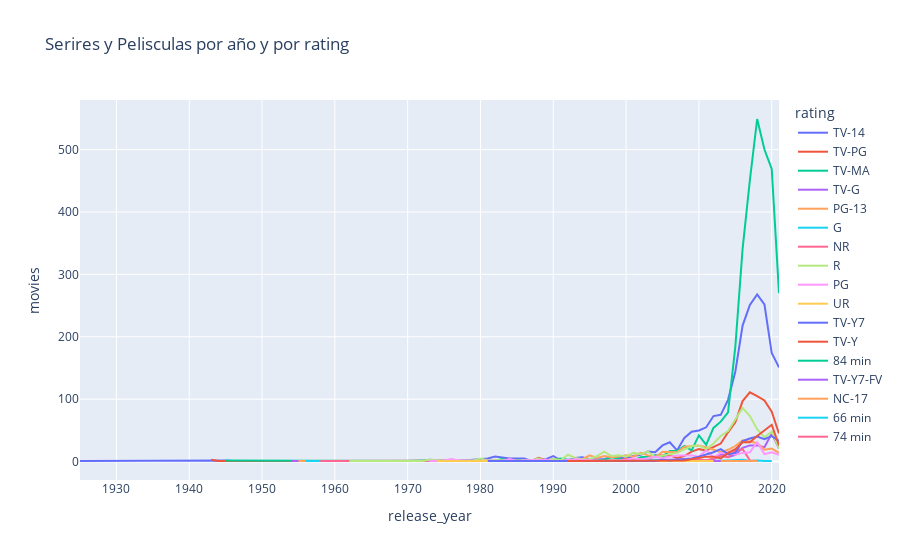

Notebook source saved alongside this figure:
### Code cell
fig = px.line(df_release_rating, x='release_year', y='movies', color='rating', title='Serires y Pelisculas por año y por rating')
fig.show()

### Figure 1 — Plotly figure (JSON) as saved in the notebook; plotly's stock layout.template omitted (floating-point values rounded to 4 significant figures)
{"data": [{"hovertemplate": "rating=TV-14<br>release_year=%{x}<br>movies=%{y}<extra></extra>", "legendgroup": "TV-14", "line": {"color": "#636efa", "dash": "solid"}, "marker": {"symbol": "circle"}, "mode": "lines", "name": "TV-14", "orientation": "v", "showlegend": true, "type": "scatter", "x": [1925, 1942, 1944, 1945, 1946, 1954, 1955, 1956, 1958, 1959, 1960, 1961, 1963, 1964, 1965, 1967, 1971, 1972, 1973, 1974, 1975, 1976, 1977, 1979, 1980, 1981, 1982, 1983, 1984, 1985, 1986, 1987, 1988, 1989, 1990, 1991, 1992, 1993, 1994, 1995, 1996, 1997, 1998, 1999, 2000, 2001, 2002, 2003, 2004, 2005, 2006, 2007, 2008, 2009, 2010, 2011, 2012, 2013, 2014, 2015, 2016, 2017, 2018, 2019, 2020, 2021], "xaxis": "x", "y": [1, 2, 2, 2, 1, 1, 1, 1, 1, 1, 2, 1, 1, 1, 1, 1, 2, 1, 3, 2, 2, 1, 1, 3, 4, 5, 8, 6, 5, 5, 5, 1, 3, 4, 9, 2, 2, 6, 7, 4, 4, 4, 8, 6, 5, 9, 11, 16, 15, 26, 31, 18, 38, 48, 50, 55, 73, 75, 99, 144, 218, 251, 268, 252, 174, 151], "yaxis": "y"}, {"hovertemplate": "rating=TV-PG<br>release_year=%{x}<br>movies=%{y}<extra></extra>", "legendgroup": "TV-PG", "line": {"color": "#EF553B", "dash": "solid"}, "marker": {"symbol": "circle"}, "mode": "lines", "name": "TV-PG", "orientation": "v", "showlegend": true, "type": "scatter", "x": [1943, 1944, 1946, 1947, 1955, 1960, 1962, 1966, 1969, 1970, 1972, 1974, 1975, 1976, 1977, 1978, 1979, 1980, 1981, 1982, 1987, 1988, 1989, 1990, 1991, 1992, 1993, 1994, 1995, 1996, 1997, 1998, 1999, 2000, 2001, 2002, 2003, 2004, 2005, 2006, 2007, 2008, 2009, 2010, 2011, 2012, 2013, 2014, 2015, 2016, 2017, 2018, 2019, 2020, 2021], "xaxis": "x", "y": [3, 1, 1, 1, 1, 2, 2, 1, 1, 1, 1, 1, 1, 2, 2, 1, 2, 1, 1, 2, 1, 6, 2, 1, 1, 2, 2, 2, 2, 2, 1, 2, 2, 5, 2, 2, 3, 10, 10, 10, 6, 9, 16, 20, 18, 23, 29, 47, 63, 97, 111, 105, 98, 80, 45], "yaxis": "y"}, {"hovertemplate": "rating=TV-MA<br>release_year=%{x}<br>movies=%{y}<extra></extra>", "legendgroup": "TV-MA", "line": {"color": "#00cc96", "dash": "solid"}, "marker": {"symbol": "circle"}, "mode": "lines", "name": "TV-MA", "orientation": "v", "showlegend": true, "type": "scatter", "x": [1945, 1963, 1967, 1970, 1972, 1973, 1975, 1976, 1977, 1978, 1979, 1981, 1982, 1983, 1984, 1985, 1986, 1987, 1988, 1989, 1990, 1991, 1992, 1993, 1994, 1995, 1997, 1998, 1999, 2000, 2001, 2002, 2003, 2004, 2005, 2006, 2007, 2008, 2009, 2010, 2011, 2012, 2013, 2014, 2015, 2016, 2017, 2018, 2019, 2020, 2021], "xaxis": "x", "y": [2, 1, 1, 1, 2, 1, 2, 1, 1, 2, 2, 1, 2, 4, 1, 3, 1, 1, 1, 2, 3, 5, 3, 4, 1, 1, 3, 7, 5, 1, 2, 7, 8, 10, 8, 17, 17, 25, 18, 42, 27, 54, 64, 79, 184, 341, 451, 549, 500, 469, 270], "yaxis": "y"}, {"hovertemplate": "rating=TV-G<br>release_year=%{x}<br>movies=%{y}<extra></extra>", "legendgroup": "TV-G", "line": {"color": "#ab63fa", "dash": "solid"}, "marker": {"symbol": "circle"}, "mode": "lines", "name": "TV-G", "orientation": "v", "showlegend": true, "type": "scatter", "x": [1954, 1967, 1978, 1991, 1993, 1994, 1995, 1997, 1998, 1999, 2001, 2008, 2009, 2010, 2011, 2012, 2013, 2014, 2015, 2016, 2017, 2018, 2019, 2020, 2021], "xaxis": "x", "y": [1, 1, 1, 1, 1, 1, 1, 2, 1, 2, 1, 4, 1, 3, 2, 3, 13, 7, 11, 22, 26, 26, 23, 45, 21], "yaxis": "y"}, {"hovertemplate": "rating=PG-13<br>release_year=%{x}<br>movies=%{y}<extra></extra>", "legendgroup": "PG-13", "line": {"color": "#FFA15A", "dash": "solid"}, "marker": {"symbol": "circle"}, "mode": "lines", "name": "PG-13", "orientation": "v", "showlegend": true, "type": "scatter", "x": [1955, 1965, 1968, 1979, 1984, 1986, 1987, 1988, 1989, 1990, 1991, 1992, 1993, 1994, 1995, 1996, 1997, 1998, 1999, 2000, 2001, 2002, 2003, 2004, 2005, 2006, 2007, 2008, 2009, 2010, 2011, 2012, 2013, 2014, 2015, 2016, 2017, 2018, 2019, 2020, 2021], "xaxis": "x", "y": [1, 1, 1, 1, 1, 2, 2, 3, 2, 4, 2, 1, 4, 4, 10, 6, 9, 7, 8, 10, 8, 14, 10, 7, 16, 15, 15, 24, 25, 26, 23, 19, 15, 19, 25, 34, 32, 30, 19, 21, 14], "yaxis": "y"}, {"hovertemplate": "rating=G<br>release_year=%{x}<br>movies=%{y}<extra></extra>", "legendgroup": "G", "line": {"color": "#19d3f3", "dash": "solid"}, "marker": {"symbol": "circle"}, "mode": "lines", "name": "G", "orientation": "v", "showlegend": true, "type": "scatter", "x": [1956, 1958, 1964, 1968, 1969, 1971, 1973, 1977, 1986, 1989, 1991, 1995, 1998, 1999, 2000, 2001, 2004, 2005, 2007, 2009, 2011, 2014, 2016, 2017, 2018, 2019, 2020], "xaxis": "x", "y": [1, 1, 1, 1, 1, 2, 1, 1, 1, 1, 1, 1, 1, 2, 2, 2, 3, 2, 1, 4, 1, 2, 3, 1, 2, 1, 1], "yaxis": "y"}, {"hovertemplate": "rating=NR<br>release_year=%{x}<br>movies=%{y}<extra></extra>", "legendgroup": "NR", "line": {"color": "#FF6692", "dash": "solid"}, "marker": {"symbol": "circle"}, "mode": "lines", "name": "NR", "orientation": "v", "showlegend": true, "type": "scatter", "x": [1958, 1973, 1981, 1985, 1987, 1991, 2004, 2006, 2007, 2010, 2011, 2012, 2013, 2014, 2015, 2016, 2017, 2018], "xaxis": "x", "y": [1, 1, 1, 1, 1, 2, 2, 1, 2, 4, 2, 5, 9, 7, 18, 20, 2, 1], "yaxis": "y"}, {"hovertemplate": "rating=R<br>release_year=%{x}<br>movies=%{y}<extra></extra>", "legendgroup": "R", "line": {"color": "#B6E880", "dash": "solid"}, "marker": {"symbol": "circle"}, "mode": "lines", "name": "R", "orientation": "v", "showlegend": true, "type": "scatter", "x": [1962, 1967, 1968, 1971, 1972, 1973, 1974, 1976, 1978, 1979, 1980, 1981, 1982, 1984, 1986, 1987, 1988, 1989, 1990, 1991, 1992, 1993, 1994, 1995, 1996, 1997, 1998, 1999, 2000, 2001, 2002, 2003, 2004, 2005, 2006, 2007, 2008, 2009, 2010, 2011, 2012, 2013, 2014, 2015, 2016, 2017, 2018, 2019, 2020, 2021], "xaxis": "x", "y": [1, 2, 1, 1, 1, 3, 2, 1, 1, 2, 5, 2, 3, 1, 2, 2, 5, 1, 4, 2, 11, 6, 4, 4, 9, 16, 9, 10, 8, 14, 12, 16, 7, 10, 12, 14, 19, 25, 26, 20, 29, 41, 49, 67, 86, 73, 52, 39, 48, 21], "yaxis": "y"}, {"hovertemplate": "rating=PG<br>release_year=%{x}<br>movies=%{y}<extra></extra>", "legendgroup": "PG", "line": {"color": "#FF97FF", "dash": "solid"}, "marker": {"symbol": "circle"}, "mode": "lines", "name": "PG", "orientation": "v", "showlegend": true, "type": "scatter", "x": [1973, 1974, 1975, 1976, 1977, 1978, 1979, 1980, 1981, 1982, 1983, 1984, 1985, 1986, 1989, 1990, 1991, 1992, 1993, 1994, 1995, 1996, 1997, 1999, 2000, 2001, 2002, 2003, 2004, 2005, 2006, 2007, 2008, 2009, 2010, 2011, 2012, 2013, 2014, 2015, 2016, 2017, 2018, 2019, 2020, 2021], "xaxis": "x", "y": [1, 1, 2, 4, 2, 2, 1, 1, 2, 2, 1, 4, 1, 2, 3, 1, 1, 3, 4, 3, 2, 1, 1, 2, 4, 5, 4, 5, 8, 5, 8, 10, 10, 10, 8, 18, 7, 14, 15, 11, 14, 15, 31, 12, 15, 11], "yaxis": "y"}, {"hovertemplate": "rating=UR<br>release_year=%{x}<br>movies=%{y}<extra></extra>", "legendgroup": "UR", "line": {"color": "#FECB52", "dash": "solid"}, "marker": {"symbol": "circle"}, "mode": "lines", "name": "UR", "orientation": "v", "showlegend": true, "type": "scatter", "x": [1974, 2008, 2016], "xaxis": "x", "y": [1, 1, 1], "yaxis": "y"}, {"hovertemplate": "rating=TV-Y7<br>release_year=%{x}<br>movies=%{y}<extra></extra>", "legendgroup": "TV-Y7", "line": {"color": "#636efa", "dash": "solid"}, "marker": {"symbol": "circle"}, "mode": "lines", "name": "TV-Y7", "orientation": "v", "showlegend": true, "type": "scatter", "x": [1981, 1989, 1993, 1996, 1997, 1998, 1999, 2000, 2001, 2002, 2003, 2004, 2005, 2006, 2007, 2008, 2009, 2010, 2011, 2012, 2013, 2014, 2015, 2016, 2017, 2018, 2019, 2020, 2021], "xaxis": "x", "y": [1, 1, 1, 2, 1, 1, 2, 2, 2, 1, 2, 1, 3, 2, 3, 4, 5, 8, 11, 15, 20, 12, 14, 33, 37, 40, 36, 41, 33], "yaxis": "y"}, {"hovertemplate": "rating=TV-Y<br>release_year=%{x}<br>movies=%{y}<extra></extra>", "legendgroup": "TV-Y", "line": {"color": "#EF553B", "dash": "solid"}, "marker": {"symbol": "circle"}, "mode": "lines", "name": "TV-Y", "orientation": "v", "showlegend": true, "type": "scatter", "x": [1992, 1997, 2003, 2004, 2007, 2008, 2010, 2011, 2012, 2013, 2014, 2015, 2016, 2017, 2018, 2019, 2020, 2021], "xaxis": "x", "y": [1, 1, 1, 1, 2, 2, 6, 8, 8, 5, 14, 20, 31, 31, 41, 50, 59, 26], "yaxis": "y"}, {"hovertemplate": "rating=84 min<br>release_year=%{x}<br>movies=%{y}<extra></extra>", "legendgroup": "84 min", "line": {"color": "#00cc96", "dash": "solid"}, "marker": {"symbol": "circle"}, "mode": "lines", "name": "84 min", "orientation": "v", "showlegend": true, "type": "scatter", "x": [2010], "xaxis": "x", "y": [1], "yaxis": "y"}, {"hovertemplate": "rating=TV-Y7-FV<br>release_year=%{x}<br>movies=%{y}<extra></extra>", "legendgroup": "TV-Y7-FV", "line": {"color": "#ab63fa", "dash": "solid"}, "marker": {"symbol": "circle"}, "mode": "lines", "name": "TV-Y7-FV", "orientation": "v", "showlegend": true, "type": "scatter", "x": [2012, 2013, 2014, 2016, 2018], "xaxis": "x", "y": [1, 1, 1, 2, 1], "yaxis": "y"}, {"hovertemplate": "rating=NC-17<br>release_year=%{x}<br>movies=%{y}<extra></extra>", "legendgroup": "NC-17", "line": {"color": "#FFA15A", "dash": "solid"}, "marker": {"symbol": "circle"}, "mode": "lines", "name": "NC-17", "orientation": "v", "showlegend": true, "type": "scatter", "x": [2013, 2014, 2018], "xaxis": "x", "y": [1, 1, 1], "yaxis": "y"}, {"hovertemplate": "rating=66 min<br>release_year=%{x}<br>movies=%{y}<extra></extra>", "legendgroup": "66 min", "line": {"color": "#19d3f3", "dash": "solid"}, "marker": {"symbol": "circle"}, "mode": "lines", "name": "66 min", "orientation": "v", "showlegend": true, "type": "scatter", "x": [2015], "xaxis": "x", "y": [1], "yaxis": "y"}, {"hovertemplate": "rating=74 min<br>release_year=%{x}<br>movies=%{y}<extra></extra>", "legendgroup": "74 min", "line": {"color": "#FF6692", "dash": "solid"}, "marker": {"symbol": "circle"}, "mode": "lines", "name": "74 min", "orientation": "v", "showlegend": true, "type": "scatter", "x": [2017], "xaxis": "x", "y": [1], "yaxis": "y"}], "layout": {"legend": {"title": {"text": "rating"}, "tracegroupgap": 0}, "title": {"text": "Serires y Pelisculas por año y por rating"}, "xaxis": {"anchor": "y", "domain": [0, 1], "title": {"text": "release_year"}}, "yaxis": {"anchor": "x", "domain": [0, 1], "title": {"text": "movies"}}}}
